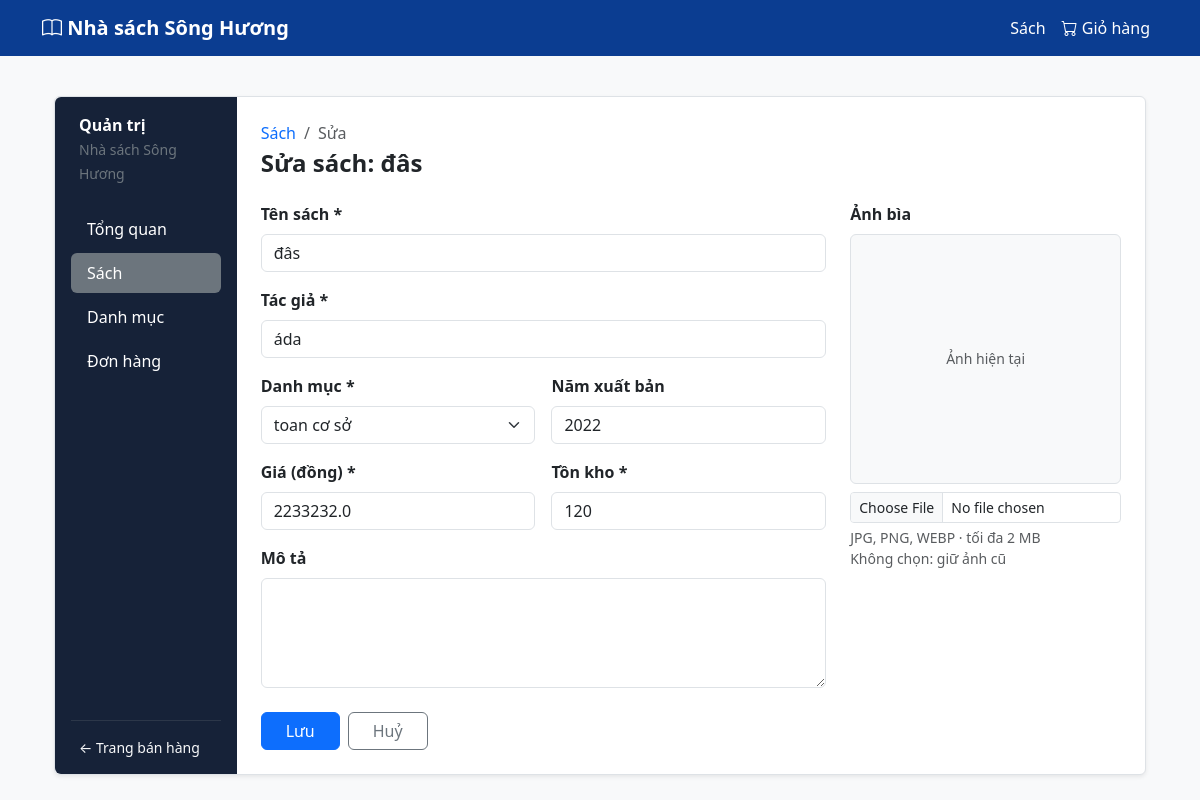
Page /admin/books/2/edit on the committed database.
### app.py (models this page shows)
class Book(db.Model):
    id = db.Column(db.Integer, primary_key=True)
    title = db.Column(db.String(200), nullable=False)
    author = db.Column(db.String(200))
    publisher = db.Column(db.String(200))
    year = db.Column(db.Integer)
    price = db.Column(db.Float, nullable=False)
    stock = db.Column(db.Integer, default=0)
    description = db.Column(db.Text)
    image = db.Column(db.String(200))
    category_id = db.Column(db.Integer, db.ForeignKey("category.id"), nullable=False)
    order_items = db.relationship("OrderItem", backref="book", lazy=True)

### app.py (the view, shortened to what this page needs)
@app.route("/admin/books/<int:id>/edit", methods=["GET", "POST"])
def edit_book(id):
    book = Book.query.get_or_404(id)
    form = BookForm(book_id=book.id, obj=book)
    form.category_id.choices = [
        (c.id, c.name) for c in Category.query.order_by(Category.name.asc()).all()
    ]
    return render_template("book_form.html", form=form, book=book)

### app.py (called while the page is built)
@app.context_processor
def inject_admin_badges():
    try:
        pending_count = Order.query.filter_by(status="Chờ xác nhận").count()
    except Exception:
        pending_count = 0
    return dict(pending_orders_badge=pending_count)

### templates/book_form.html (shortened to what this page needs)
{% extends 'base.html' %}
{% block content %}
<div class="container-fluid py-3">
    <div class="row g-0 shadow-sm border rounded bg-white">
        {% include '_admin_sidebar.html' %}
        <div class="col-md-9 col-lg-10 p-4">
            <nav aria-label="breadcrumb" class="mb-1">
                <ol class="breadcrumb small mb-0">
                    <li class="breadcrumb-item"><a href="{{ url_for('admin_books') }}" class="text-decoration-none">Sách</a></li>
                    <li class="breadcrumb-item active">{{ 'Sửa' if book else 'Thêm mới' }}</li>
                </ol>
            </nav>
            <h4 class="fw-bold mb-4">{{ 'Sửa sách: ' + book.title if book else 'Thêm sách mới' }}</h4>
            <form method="POST" enctype="multipart/form-data" novalidate>
                <div class="row g-4">
                    <div class="col-md-8">
                        <div class="mb-3">
                            <label class="form-label fw-semibold">Tên sách *</label>
                            {{ form.title(class="form-control" + (" is-invalid" if form.title.errors else "")) }}
                        </div>
                        <div class="mb-3">
                            <label class="form-label fw-semibold">Tác giả *</label>
                            {{ form.author(class="form-control" + (" is-invalid" if form.author.errors else "")) }}
                        </div>
                        <div class="row g-3 mb-3">
                            <div class="col-md-6">
                                <label class="form-label fw-semibold">Danh mục *</label>
                                {{ form.category_id(class="form-select" + (" is-invalid" if form.category_id.errors else "")) }}
                            </div>
                            <div class="col-md-6">
                                <label class="form-label fw-semibold">Năm xuất bản</label>
                                {{ form.year(class="form-control" + (" is-invalid" if form.year.errors else ""), placeholder="VD: 2024") }}
                            </div>
                        </div>
                        <div class="row g-3 mb-3">
                            <div class="col-md-6">
                                <label class="form-label fw-semibold">Giá (đồng) *</label>
                                {{ form.price(class="form-control" + (" is-invalid" if form.price.errors else "")) }}
                            </div>
                            <div class="col-md-6">
                                <label class="form-label fw-semibold">Tồn kho *</label>
                                {{ form.stock(class="form-control" + (" is-invalid" if form.stock.errors else "")) }}
                            </div>
                        </div>
                        <div class="mb-4">
                            <label class="form-label fw-semibold">Mô tả</label>
                            {{ form.description(class="form-control", rows="4") }}
                        </div>
                        <div class="d-flex gap-2">
                            <button type="submit" class="btn btn-primary px-4">Lưu</button>
                            <a href="{{ url_for('admin_books') }}" class="btn btn-outline-secondary px-4">Huỷ</a>
                        </div>
                    </div>
                    <div class="col-md-4">
                        <label class="form-label fw-semibold">Ảnh bìa</label>
                        <div class="border rounded bg-light d-flex align-items-center justify-content-center mb-2 overflow-hidden" style="height: 250px;">
                            {% if book and book.image %}
                                <img src="{{ url_for('static', filename='uploads/' + book.image) }}" alt="{{ book.title }}" style="max-height: 100%; max-width: 100%; object-fit: contain;">
                            {% else %}
                                <span class="text-muted small">{{ 'Ảnh hiện tại' if book else 'Chưa có ảnh' }}</span>
                            {% endif %}
                        </div>
                        {{ form.image(class="form-control form-control-sm" + (" is-invalid" if form.image.errors else ""), accept=".jpg,.jpeg,.png,.webp") }}
                        <div class="form-text small">
                            JPG, PNG, WEBP &middot; tối đa 2 MB<br>
                            {% if book %}Không chọn: giữ ảnh cũ{% endif %}
                        </div>
                    </div>
                </div>
            </form>
        </div>
    </div>
</div>
{% endblock %}

### templates/base.html (style rules this page uses)
body { background-color: #f8f9fa; }

### rows in the picture
Book: title "Sửa sách: đâs", title "đâs", author "áda", category_id "toan cơ sở", year "2022", price "2233232.0", stock "120"

### other values in the picture
{{ 'Sửa' if book else 'Thêm mới' }} "Sửa"
{{ 'Ảnh hiện tại' if book else 'Chưa có ảnh' }} "Ảnh hiện tại"
